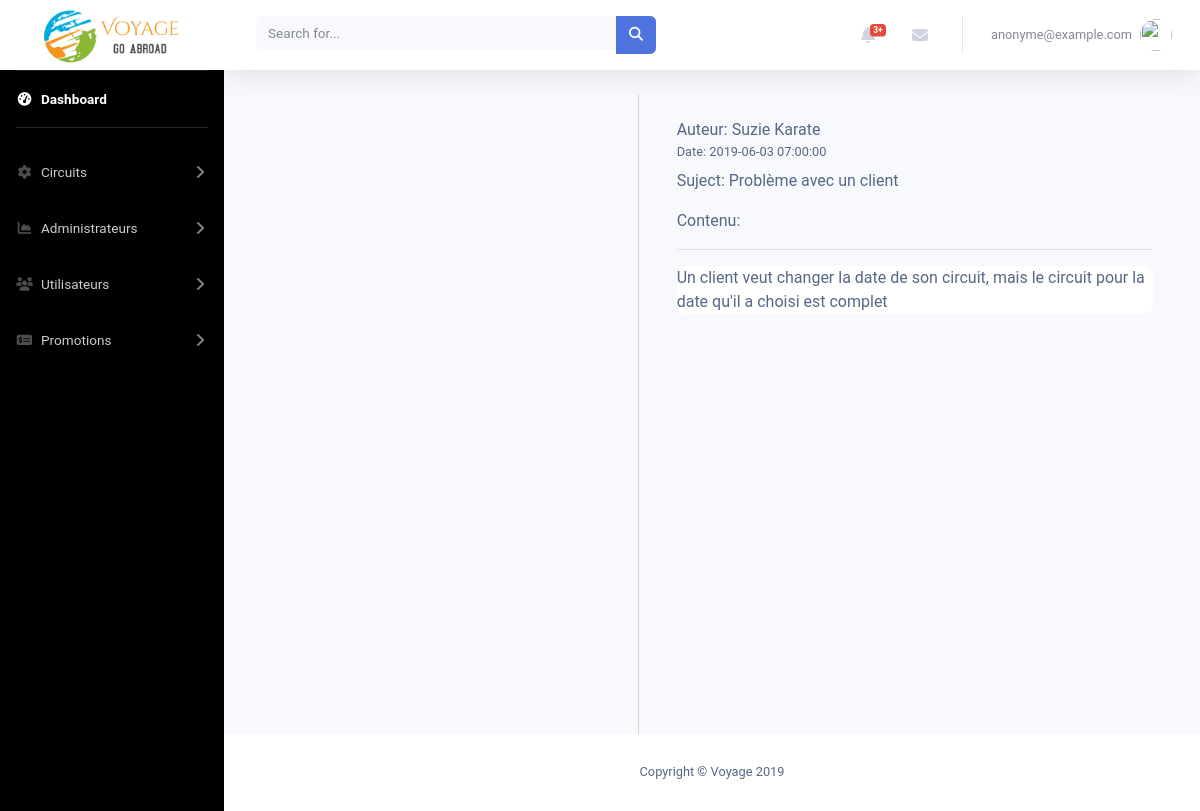
The app's page /admin/messages.php?idMessage=5 (signed in) with its own data.
### tables this page shows
CREATE TABLE `utilisateur` (
  `idUtilisateur` int(11) NOT NULL,
  `prenom` varchar(50) NOT NULL,
  `nom` varchar(50) NOT NULL,
  `courriel` varchar(50) NOT NULL,
  `password` varchar(100) NOT NULL DEFAULT 'p@ssw0rd',
  `sexe` varchar(50) DEFAULT NULL,
  `adresse` varchar(250) DEFAULT NULL,
  `ville` varchar(150) DEFAULT NULL,
  `codePostal` varchar(50) DEFAULT NULL,
  `pays` varchar(150) DEFAULT NULL,
  `role` varchar(50) NOT NULL DEFAULT 'Membre'
);

CREATE TABLE `message` (
  `idMessage` int(11) NOT NULL,
  `idUtilisateur` int(11) NOT NULL,
  `titre` varchar(250) NOT NULL,
  `contenu` varchar(500) NOT NULL,
  `date` datetime DEFAULT NULL,
  `messageLu` tinyint(1) DEFAULT '0'
);

### admin/messages.php (the view, shortened to what this page needs)
<?php
include_once "includes/header.php";
include_once "includes/navbar.php";
if (isset($_GET['idMessage'])) {
    $query1 = "SELECT * FROM message WHERE idMessage = " . $_GET['idMessage'];
    $stmt1 = $conn->query($query1);
    $result = $stmt1->fetch();
    $query2 = "SELECT * FROM utilisateur WHERE idUtilisateur=" . $result->idUtilisateur;
    $stmt2 = $conn->query($query2);
    $result2 = $stmt2->fetch();
}
?>
<div class="row">
    <div class="col-sm-5" id="dixMessages">
    </div>
    <div class="col-sm-6 mt-4 ml-3" id="montreMessage">
    <?php
        if (isset($result)) {
            echo  '
            <div>
                <span>Auteur: </span>' . $result2->prenom . " " . $result2->nom . '
            </div>
            <div class="small mb-2">
                <span>Date: </span>' . $result->date . '
            </div>
            <div class="mb-3">
                <span>Suject: </span>' . $result->titre . '
            </div>
            <div>Contenu:</div>
            <hr>
            <div style="background: white; border-radius: 10px;">
                <div><p>' . $result->contenu . '</p></div>
            </div>
            ';
        } else {
            echo '<h2>Il n\'y a pas de message a monstrer</h2>';
        }
    ?>
    </div>
</div>
<?php
  include_once "includes/footer.php";
?>

### admin/css/abdel.css (style rules this page uses)
#dixMessages { height: 80vh; overflow: auto; border-right: 1px solid lightgrey; padding: 10px; margin: 0 10px; }

### admin/css/crud.css (style rules this page uses)
body { color: #566787; background: #f7f5f2; font-family: 'Roboto', sans-serif; }

### records on screen
utilisateur: prenom "Suzie", nom "Karate"
message: date "2019-06-03 07:00:00", titre "Problème avec un client", contenu "Un client veut changer la date de son circuit, mais le circuit pour la date qu'il a choisi est complet"

### other values on screen
$_SESSION['courriel'] "anonyme@example.com"
